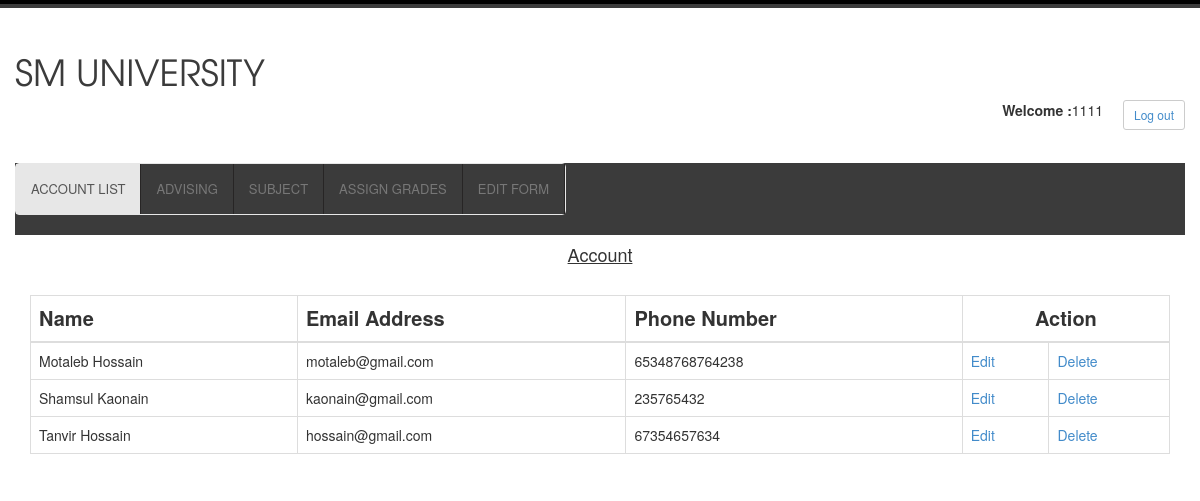
The app's page /includes/admin-page.php (signed in) with its own data.
### tables this page shows
CREATE TABLE `a` (
  `id` int(11) NOT NULL,
  `name` varchar(100) NOT NULL,
  `email` varchar(100) NOT NULL,
  `phno` varchar(15) NOT NULL,
  `password` varchar(20) NOT NULL
);

### includes/admin-page.php (called while the page is built, shortened)
<?php
include 'admin-header.php';
include 'account-list.php';
?>

### includes/account-list.php (the view, shortened to what this page needs)
<?php
include_once 'admin-header.php';
$conn = mysqli_connect('localhost','root','','std_mng');
?>
<link href="bootstrap.min.css" rel="stylesheet">
    <body">
        <div class="container">
            <h4 style="text-align: center; padding-bottom: 20px; text-decoration: underline; ">
                            Account </h4>
    <div class="row">
        <div class="col-lg-12">
            <table class="table table-bordered">
                <thead id="th1">
                    <tr>
                <td>Name</td>
                <td>Email Address</td>
                <td>Phone Number</td>
                <td colspan="2" style="text-align: center">Action</td>
                    </tr>
                </thead>
                <?php
                $query = "SELECT id,name,email,phno FROM a ORDER BY name";
                $result = mysqli_query($conn,$query);
                while($student= mysqli_fetch_assoc($result)){?>
                <tr>
                    <td><?php echo $student['name']; ?></td>
                    <td><?php echo $student['email']; ?></td>
                    <td><?php echo $student['phno']; ?></td>
                    <td><a href="account-edit.php?id=<?php echo $student['id']?>">Edit</a></td>
                    <td><a href="account-list.php?id=<?php echo $student['id']?>&act=del">Delete</a></td>
                </tr>
                    <?php
                }
                ?>
            </table>
        </div>
    </div>
</div>
    </body>

### css/style.css (style rules this page uses)
body { font-family: 'open_sansregular'; background:#ffffff; font-size: 100%; }

### includes/account-list.php (style rules this page uses)
#th1 { font-weight: bold; font-size: 20px; }

### records on screen
a: name "Motaleb Hossain", email "motaleb@gmail.com", phno "65348768764238"
a: name "Shamsul Kaonain", email "kaonain@gmail.com", phno "235765432"
a: name "Tanvir Hossain", email "hossain@gmail.com", phno "67354657634"

### other values on screen
$_SESSION['admin'] "1111"
